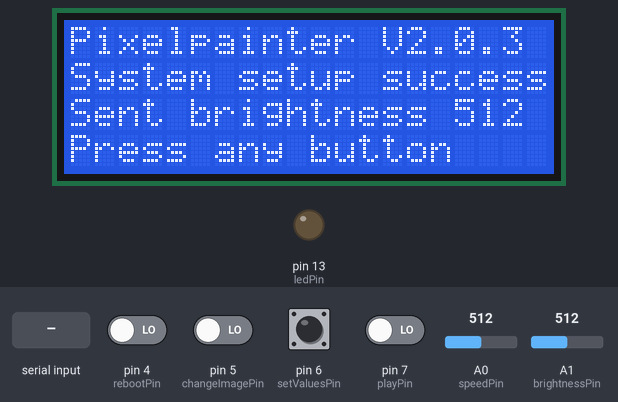
Simulated run of this sketch. Board: Arduino Uno, built with avr-gcc and run on an emulated ATmega328P. Shown: 20×4 character LCD, output pins drawn as LEDs (lit = HIGH). Inputs (shaded band) come from the test bench; at power-on: pin 4 (rebootPin), pin 5 (changeImagePin), pin 6 (setValuesPin), pin 7 (playPin) LOW, A0 (speedPin) = 512, A1 (brightnessPin) = 512. What the sketch prints to the serial monitor is not drawn.

Above: at 1.3 s.
1.4 s: pin 4 (rebootPin) driven HIGH
At 1.52 s:
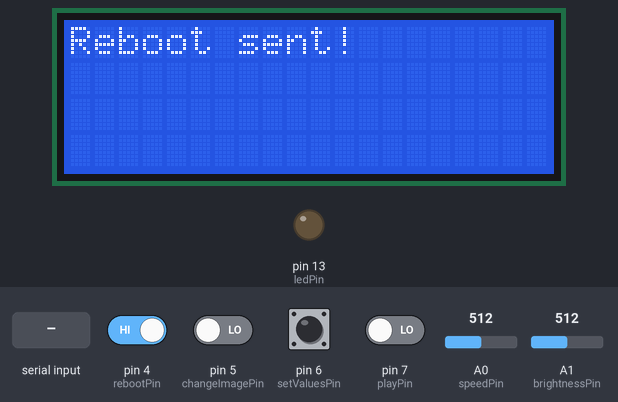
At 1.88 s:
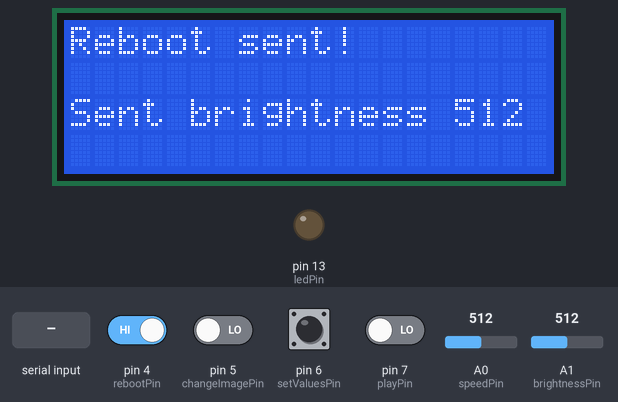
3.3 s: pin 5 (changeImagePin) driven HIGH
6.3 s: pin 7 (playPin) driven HIGH
9.3 s: pin 6 (setValuesPin) pulled HIGH for 1 s
13.3 s: pin 4 (rebootPin) driven LOW
At 14.1 s:
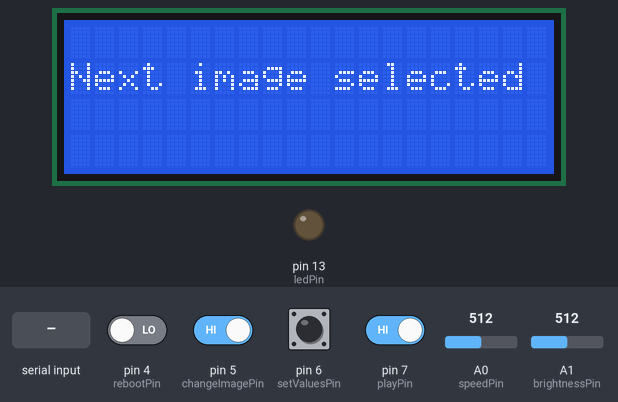
15.0 s: "Conf" received over the second serial link
At 15.1 s:
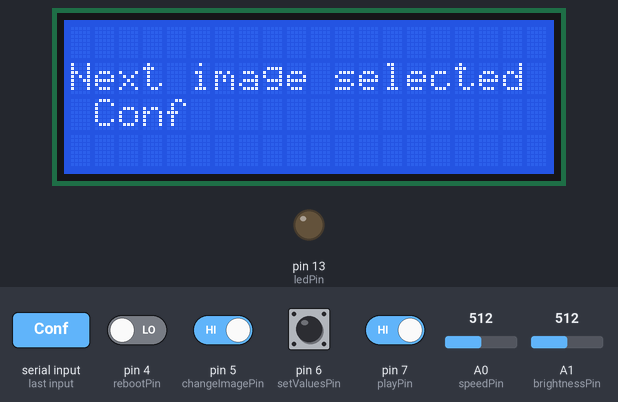

Measured:
- after the input at 1.4 s, the display: changes after 0.06 s (image 1)
- after the input at 13.3 s, the display: first differs from a run without the input after 0.26 s (image 3)
- after the input at 15.0 s, the display: changes after 0.05 s (image 4)

The sketch:

A-Sender-Code.ino
```cpp
/* ELEMENTS OF THE FUTURE
   LIGHTPAINTING PROJECT

   for SM3733 Sem B 2018/19
   by Skyguy Mok and Marius Richter

   Code written by Marius Richter

   Code Part A: Ground Control Station

   Latest Edit: 05. May 2019
*/

const int playPin        =  7;
const int setValuesPin   =  6;
const int speedPin       =  A0;
const int brightnessPin  =  A1;
const int changeImagePin =  5;
const int rebootPin      =  4;
const int HC12TXpin      =  10;
const int HC12RXpin      =  11;
const int ledPin         =  13;

#include <SoftwareSerial.h>
#include <Wire.h>
#include <LiquidCrystal_I2C.h>

SoftwareSerial HC12(HC12TXpin, HC12RXpin); // HC-12 TX Pin, HC-12 RX Pin
LiquidCrystal_I2C lcd(0x27, 2, 1, 0, 4, 5, 6, 7, 3, POSITIVE);


byte incomingByte;
String readBuffer = "";

int playButtonState;         // variable for reading the pushbutton status
int lastPlayButtonState = 0;
int currentPlayButtonState = 0;

int BsetupFlag = 1;
int setValueFlag = 0;
int ledState = 0;

unsigned long lastDebounceTime = 0;
unsigned long debounceDelay = 50;


void setup() {
  Serial.begin(9600);             // Serial port to computer
  HC12.begin(9600);               // Serial port to HC12
  lcd.begin(20, 4);

  // initialize pins
  pinMode(playPin, INPUT);
  pinMode(setValuesPin, INPUT);
  pinMode(speedPin, INPUT);
  pinMode(brightnessPin, INPUT);
  pinMode(changeImagePin, INPUT);
  pinMode(rebootPin, INPUT);
  pinMode(ledPin, OUTPUT);


  Serial.println("A: Ground station setup successful");
  lcd.setCursor(0, 0);
  lcd.print("Pixelpainter V2.0.3");

  Bsetup(); //run the setup for the receiver device "B"

  lcd.setCursor(0, 1);
  lcd.print("System setup successful");
  delay(1);
  lcd.setCursor(0, 3);
  lcd.print("Press any button");


} // End of void setup()


void loop() {

  if (HC12.available()) {        // If HC-12 has data
    incomingByte = (HC12.read());      // Storing each incoming byte
    readBuffer += char(incomingByte); //Adding each byte together
  }
  delay(100);
  while (Serial.available()) {      // If Serial monitor has data
    HC12.write(Serial.read());      // Send that data to HC-12
  }

  if (readBuffer == "Conf") { //When On-Board Station is ready it will send the number 1
    Serial.println("B: On Board station setup successful");
    lcd.setCursor(0, 3);
    lcd.print("Remote confirmed");
    readBuffer = ""; // Clean the buffer
  }

  currentPlayButtonState = digitalRead(playPin);

  if (currentPlayButtonState != lastPlayButtonState) {
    lastDebounceTime = millis();
  }

  if ((millis() - lastPlayButtonState > debounceDelay)) {

    if (currentPlayButtonState != playButtonState) {
      playButtonState = currentPlayButtonState;
      if (playButtonState == HIGH) {
        Serial.println("-----------------------------");
        Serial.println("Play button pressed");
        sendSpeed(); //sent Speed function
        HC12.print("A"); //Print function to  receiver
        Serial.println("Command sent: Play Image");
        lcd.setCursor(0, 0);
        lcd.print("- - Play  sent - - ");

        readBuffer = ""; //Clear the buffer
        int confirmFlag = 1;

        while (HC12.available()) {
          incomingByte = (HC12.read());      // Storing each incoming byte
          readBuffer += char(incomingByte); //Adding each byte together

          if (readBuffer == "Conf") {
            Serial.println("Command confirmed from B");
            confirmFlag = 0;
          }

        }

        Serial.println("-----------------------------");
      }
    }
  }
  lastPlayButtonState = currentPlayButtonState;

  changeImage(); //Change Image Button function

  speedAndBrightnessSet(); //Set Speed and Brightness button function

  reboot(); //Reboot button function

} // End of void loop()
```

Bsetup.ino
```cpp
int rebootCounter = 0;
void Bsetup() {
  if (BsetupFlag == true) { //Checks and waits it B is ready

    int brightnessButtonState      =   analogRead(brightnessPin);
    Serial.print("Set brightness: ");
    Serial.print(brightnessButtonState);
    HC12.print(brightnessButtonState);

    Serial.print(" - Command sent: ");
    Serial.println(brightnessButtonState); //Print Command in serial monitor
    readBuffer = "";

    lcd.setCursor(0, 2);
    lcd.print("Sent brightness ");
    lcd.setCursor(16, 2);
    lcd.print(brightnessButtonState);

    while (HC12.available()) {       // If HC-12 has data
      incomingByte = (HC12.read());      // Storing each incoming byte
      readBuffer += char(incomingByte); //Adding each byte together
      Serial.print(readBuffer);
      if (readBuffer = 9) { //When On-Board Station is ready it will send the number 1
        Serial.println("B: On Board station setup successful");
        lcd.clear();
        lcd.setCursor(3, 3);
        lcd.print("Remote success");
        BsetupFlag = false; //Disables setup mode and jumps into the main function
        readBuffer = ""; // Clean the buffer
      }
    }
  }
}
```

changeImage.ino
```cpp
// CHANGE IMAGE
void changeImage() {
  int changeImageButtonState = 0;
  int lastchangeImageButtonState = 0;
  int currentchangeImageButtonState = 0;
  currentchangeImageButtonState = digitalRead(changeImagePin);

  if (currentchangeImageButtonState != lastchangeImageButtonState) {
    lastDebounceTime = millis();
  }

  if ((millis() - lastchangeImageButtonState > debounceDelay)) {

    if (currentchangeImageButtonState != changeImageButtonState) {
      changeImageButtonState = currentchangeImageButtonState;
      if (changeImageButtonState == HIGH) {
        Serial.println("Image select button pressed");
        HC12.print("B");
        lcd.clear();
        lcd.setCursor(0, 1);
        lcd.print("Next image selected");

        while (HC12.available()) {
          incomingByte = (HC12.read());      // Storing each incoming byte
          readBuffer += char(incomingByte); //Adding each byte together
          //Serial.println(readBuffer);
          //Serial.println("HC12 is available and buffer has been printed");
          Serial.print(readBuffer);
          lcd.setCursor(1, 2);
          lcd.print(readBuffer);

        }
      }
    }
  }
  lastchangeImageButtonState = currentchangeImageButtonState;

  readBuffer = "";
  while (HC12.available()) {
    incomingByte = (HC12.read());      // Storing each incoming byte
    readBuffer += char(incomingByte); //Adding each byte together

    if (readBuffer == "rbc") { //rbc = Reboot Confirmation
      Serial.println("Reboot confirmed from B");
    }
  }
} // END OF CHANGE IMAGE
```

reboot.ino
```cpp
// REBOOT

void reboot() {
  int rebootButtonState = 0;
  rebootButtonState = digitalRead(rebootPin);

  if (rebootButtonState == HIGH) {

    Serial.print(rebootButtonState);
    Serial.println("both buttons");

    HC12.print("C");
    lcd.clear();
    lcd.setCursor(0, 0);
    lcd.print("Reboot sent!");

    int brightnessButtonState      =   analogRead(brightnessPin);
    Serial.print("Set brightness: ");
    Serial.print(brightnessButtonState);
    delay(100);
    HC12.print(brightnessButtonState);

    lcd.setCursor(0, 2);
    lcd.print("Sent brightness ");
    lcd.setCursor(16, 2);
    lcd.print(brightnessButtonState);

  }
}
```

sendSpeed.ino
```cpp
void sendSpeed() {
  int speedButtonState      =   analogRead(speedPin);
  Serial.print("Set speed: ");
  Serial.print(speedButtonState);
  HC12.print(speedButtonState);
  lcd.clear();
  lcd.setCursor(0, 1);
  lcd.print("Speed sent: ");
  lcd.setCursor(13, 1);
  lcd.print(speedButtonState);

  Serial.print(" - Command sent: ");
  Serial.println(speedButtonState); //Print Command in serial monitor
  readBuffer = "";
  int confirmFlag = 1;

  while (HC12.available()) {
    incomingByte = (HC12.read());      // Storing each incoming byte
    readBuffer += char(incomingByte); //Adding each byte together
    //Serial.println(readBuffer);
    //Serial.println("HC12 is available and buffer has been printed");
  }
}
```

speedAndBrightnessSet.ino
```cpp
//SET SPEED AND BRIGHTNESS
void speedAndBrightnessSet() {
  int setValuesButtonState;
  int lastSetValueButtonState = 0;
  int currentSetValueButtonState = 0;

  int speedButtonState = 0;
  speedButtonState      =   analogRead(speedPin);

  int brightnessButtonState = 0;
  brightnessButtonState =   analogRead(brightnessPin);

  currentSetValueButtonState = digitalRead(setValuesPin);

  if (currentSetValueButtonState != lastSetValueButtonState) {
    lastDebounceTime = millis();
  }

  if ((millis() - lastSetValueButtonState > debounceDelay)) {

    if (currentSetValueButtonState != setValuesButtonState) {
      setValuesButtonState = currentSetValueButtonState;
      if (setValuesButtonState == HIGH) {
        //ledState = !ledState;
        Serial.print("Speed is set to: ");
        Serial.println(speedButtonState);
        //HC12.write(speedButtonState);
        lcd.clear();
        lcd.setCursor(0, 1);
        lcd.print("Speed set: ");
        lcd.setCursor(16, 1);
        lcd.print(speedButtonState);
        Serial.print("Brightness is set to: ");
        Serial.println(brightnessButtonState);
        lcd.setCursor(0, 2);
        lcd.print("Brightness set: ");
        lcd.setCursor(16, 2);
        lcd.print(brightnessButtonState);
        //HC12.write(brightnessButtonState);
      }
    }
  }
  lastSetValueButtonState = currentSetValueButtonState;
} // END OF SPEED AND BRIGHTNESS
```
